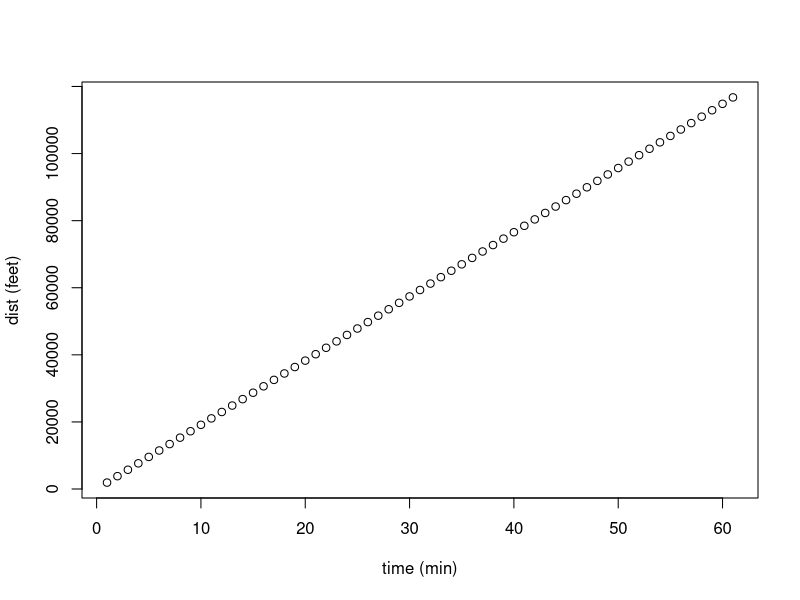
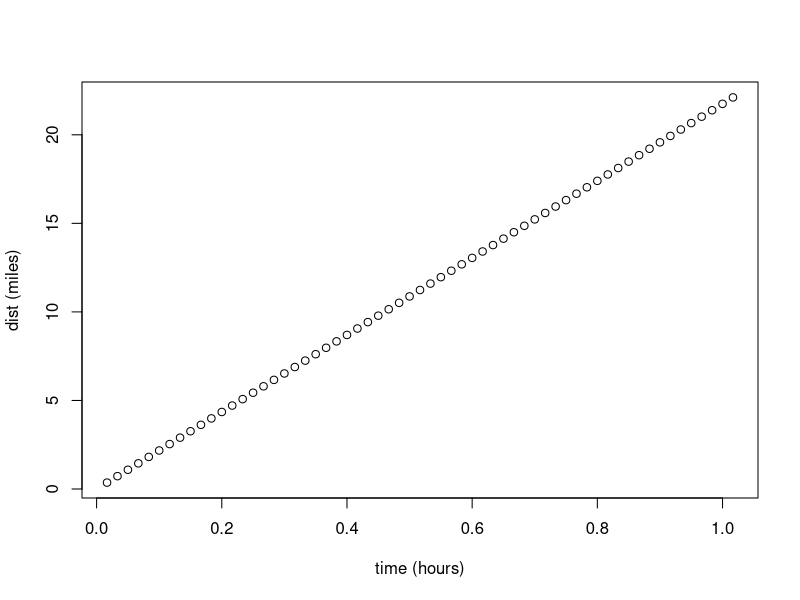

Reproduce these figures in R, in order.
## Using base units and writing explicit conversions
#### Is fun
#### incentivizes being clear about units (e.g., the definitions under Examples)
#### reminds you to add units to axes
#### Allows some checking (change the "Base units" and confirm that answers don't change)

## Base units (these numbers are arbitrary)
## change them from time to time; if outputs change you likely have a units error
day = 12
m = 23

## Conversions
hr = day/24
min = hr/60
month = 1461*day/48
ft = 2.54*12*m/100
mi = 5280*ft
km = 1000*m

## Examples
speed = 35*km/hr
interval = 3*min
dist = speed*interval
print(c(
	dist_feet = dist/ft
	, dist_miles = dist/mi
))

## Pictures

t = seq(0:60)*min
s = t*speed

print(plot(
	t/min, s/ft
	, xlab="time (min)"
	, ylab="dist (feet)"
))

print(plot(
	t/hr, s/mi
	, xlab="time (hours)"
	, ylab="dist (miles)"
))
